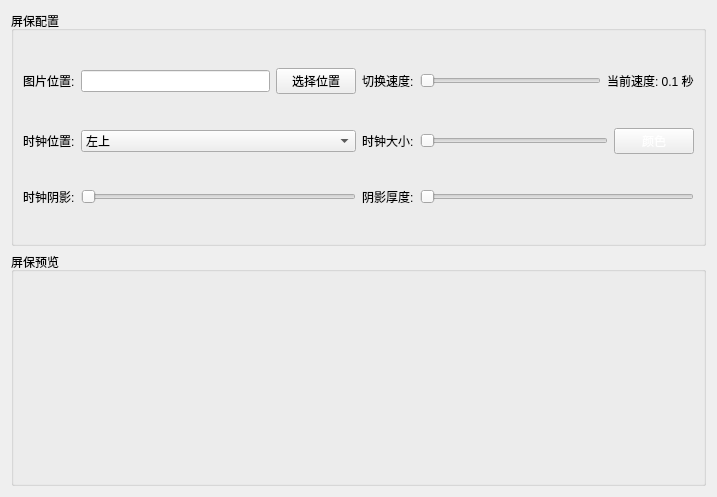
<?xml version="1.0" encoding="UTF-8"?>
<ui version="4.0">
 <class>ConfigPanelWindow</class>
 <widget class="QWidget" name="ConfigPanelWindow">
  <property name="geometry">
   <rect>
    <x>0</x>
    <y>0</y>
    <width>717</width>
    <height>497</height>
   </rect>
  </property>
  <property name="windowTitle">
   <string>Form</string>
  </property>
  <layout class="QGridLayout" name="gridLayout_2">
   <item row="0" column="0">
    <widget class="QGroupBox" name="groupBox">
     <property name="title">
      <string>屏保配置</string>
     </property>
     <layout class="QGridLayout" name="gridLayout">
      <item row="1" column="0">
       <layout class="QHBoxLayout" name="horizontalLayout_4">
        <item>
         <widget class="QLabel" name="label_4">
          <property name="text">
           <string>时钟位置:</string>
          </property>
         </widget>
        </item>
        <item>
         <widget class="QComboBox" name="comb">
          <property name="sizePolicy">
           <sizepolicy hsizetype="Expanding" vsizetype="Fixed">
            <horstretch>0</horstretch>
            <verstretch>0</verstretch>
           </sizepolicy>
          </property>
          <item>
           <property name="text">
            <string>左上</string>
           </property>
          </item>
          <item>
           <property name="text">
            <string>中上</string>
           </property>
          </item>
          <item>
           <property name="text">
            <string>右上</string>
           </property>
          </item>
          <item>
           <property name="text">
            <string>左</string>
           </property>
          </item>
          <item>
           <property name="text">
            <string>中</string>
           </property>
          </item>
          <item>
           <property name="text">
            <string>右</string>
           </property>
          </item>
          <item>
           <property name="text">
            <string>左下</string>
           </property>
          </item>
          <item>
           <property name="text">
            <string>中下</string>
           </property>
          </item>
          <item>
           <property name="text">
            <string>右下</string>
           </property>
          </item>
         </widget>
        </item>
       </layout>
      </item>
      <item row="2" column="1">
       <layout class="QHBoxLayout" name="horizontalLayout_6">
        <item>
         <widget class="QLabel" name="label_7">
          <property name="text">
           <string>阴影厚度:</string>
          </property>
         </widget>
        </item>
        <item>
         <widget class="QSlider" name="sliderShadowRadius">
          <property name="maximum">
           <number>255</number>
          </property>
          <property name="orientation">
           <enum>Qt::Horizontal</enum>
          </property>
         </widget>
        </item>
       </layout>
      </item>
      <item row="2" column="0">
       <layout class="QHBoxLayout" name="horizontalLayout_5">
        <item>
         <widget class="QLabel" name="label_6">
          <property name="text">
           <string>时钟阴影:</string>
          </property>
         </widget>
        </item>
        <item>
         <widget class="QSlider" name="sliderShadow">
          <property name="maximum">
           <number>255</number>
          </property>
          <property name="orientation">
           <enum>Qt::Horizontal</enum>
          </property>
         </widget>
        </item>
       </layout>
      </item>
      <item row="0" column="1">
       <layout class="QHBoxLayout" name="horizontalLayout_2">
        <item>
         <widget class="QLabel" name="label_2">
          <property name="text">
           <string>切换速度:</string>
          </property>
         </widget>
        </item>
        <item>
         <widget class="QSlider" name="sliderSpeed">
          <property name="minimum">
           <number>100</number>
          </property>
          <property name="maximum">
           <number>6000</number>
          </property>
          <property name="orientation">
           <enum>Qt::Horizontal</enum>
          </property>
         </widget>
        </item>
        <item>
         <widget class="QLabel" name="sliderSpeedLab">
          <property name="text">
           <string>当前速度: 0.1 秒</string>
          </property>
         </widget>
        </item>
       </layout>
      </item>
      <item row="0" column="0">
       <layout class="QHBoxLayout" name="horizontalLayout">
        <item>
         <widget class="QLabel" name="label">
          <property name="text">
           <string>图片位置:</string>
          </property>
         </widget>
        </item>
        <item>
         <widget class="QLineEdit" name="inputDirEdit"/>
        </item>
        <item>
         <widget class="QPushButton" name="chooseDirBtn">
          <property name="text">
           <string>选择位置</string>
          </property>
         </widget>
        </item>
       </layout>
      </item>
      <item row="1" column="1">
       <layout class="QHBoxLayout" name="horizontalLayout_3">
        <item>
         <widget class="QLabel" name="label_5">
          <property name="text">
           <string>时钟大小:</string>
          </property>
         </widget>
        </item>
        <item>
         <widget class="QSlider" name="sliderSize">
          <property name="minimum">
           <number>1</number>
          </property>
          <property name="maximum">
           <number>300</number>
          </property>
          <property name="orientation">
           <enum>Qt::Horizontal</enum>
          </property>
         </widget>
        </item>
        <item>
         <widget class="QPushButton" name="colorBtn">
          <property name="styleSheet">
           <string notr="true">color: #fff</string>
          </property>
          <property name="text">
           <string>颜色</string>
          </property>
         </widget>
        </item>
       </layout>
      </item>
     </layout>
    </widget>
   </item>
   <item row="1" column="0">
    <widget class="QGroupBox" name="previewBox">
     <property name="title">
      <string>屏保预览</string>
     </property>
     <layout class="QGridLayout" name="gridLayout_3"/>
    </widget>
   </item>
  </layout>
 </widget>
 <resources/>
 <connections/>
</ui>
